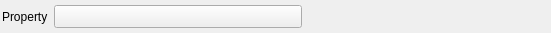
<?xml version="1.0" encoding="UTF-8"?>
<ui version="4.0">
 <class>LinkedDataContainerSelectionWidget</class>
 <widget class="QFrame" name="LinkedDataContainerSelectionWidget">
  <property name="geometry">
   <rect>
    <x>0</x>
    <y>0</y>
    <width>551</width>
    <height>33</height>
   </rect>
  </property>
  <layout class="QHBoxLayout" name="horizontalLayout">
   <property name="leftMargin">
    <number>2</number>
   </property>
   <property name="topMargin">
    <number>2</number>
   </property>
   <property name="rightMargin">
    <number>2</number>
   </property>
   <property name="bottomMargin">
    <number>2</number>
   </property>
   <item>
    <widget class="QLabel" name="label">
     <property name="text">
      <string>Property</string>
     </property>
    </widget>
   </item>
   <item>
    <widget class="DataArrayPathSelectionWidget" name="m_SelectedDataContainerPath">
     <property name="sizePolicy">
      <sizepolicy hsizetype="Expanding" vsizetype="Fixed">
       <horstretch>0</horstretch>
       <verstretch>0</verstretch>
      </sizepolicy>
     </property>
     <property name="text">
      <string/>
     </property>
     <property name="popupMode">
      <enum>QToolButton::InstantPopup</enum>
     </property>
     <property name="toolButtonStyle">
      <enum>Qt::ToolButtonTextBesideIcon</enum>
     </property>
    </widget>
   </item>
   <item>
    <spacer name="horizontalSpacer">
     <property name="orientation">
      <enum>Qt::Horizontal</enum>
     </property>
     <property name="sizeHint" stdset="0">
      <size>
       <width>40</width>
       <height>20</height>
      </size>
     </property>
    </spacer>
   </item>
  </layout>
 </widget>
 <customwidgets>
  <customwidget>
   <class>DataArrayPathSelectionWidget</class>
   <extends>QToolButton</extends>
   <header>DataArrayPathSelectionWidget.h</header>
  </customwidget>
 </customwidgets>
 <resources/>
 <connections/>
</ui>
